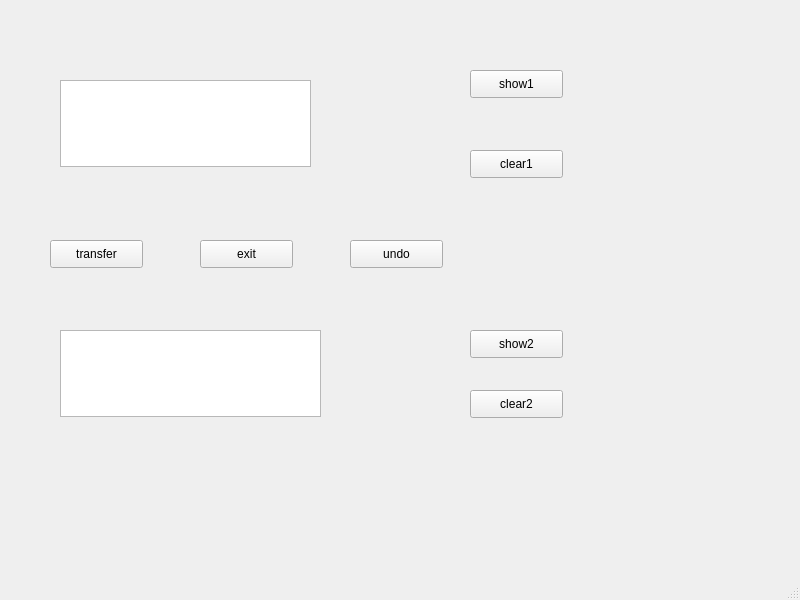
<?xml version="1.0" encoding="UTF-8"?>
<ui version="4.0">
 <class>MainWindow</class>
 <widget class="QMainWindow" name="MainWindow">
  <property name="geometry">
   <rect>
    <x>0</x>
    <y>0</y>
    <width>800</width>
    <height>600</height>
   </rect>
  </property>
  <property name="windowTitle">
   <string>MainWindow</string>
  </property>
  <widget class="QWidget" name="centralwidget">
   <widget class="QTextEdit" name="text1Edit">
    <property name="geometry">
     <rect>
      <x>60</x>
      <y>80</y>
      <width>251</width>
      <height>87</height>
     </rect>
    </property>
   </widget>
   <widget class="QTextEdit" name="text2Edit">
    <property name="geometry">
     <rect>
      <x>60</x>
      <y>330</y>
      <width>261</width>
      <height>87</height>
     </rect>
    </property>
   </widget>
   <widget class="QPushButton" name="transferButton">
    <property name="geometry">
     <rect>
      <x>50</x>
      <y>240</y>
      <width>93</width>
      <height>28</height>
     </rect>
    </property>
    <property name="text">
     <string>transfer</string>
    </property>
   </widget>
   <widget class="QPushButton" name="exitButton">
    <property name="geometry">
     <rect>
      <x>200</x>
      <y>240</y>
      <width>93</width>
      <height>28</height>
     </rect>
    </property>
    <property name="text">
     <string>exit</string>
    </property>
   </widget>
   <widget class="QPushButton" name="undoButton">
    <property name="geometry">
     <rect>
      <x>350</x>
      <y>240</y>
      <width>93</width>
      <height>28</height>
     </rect>
    </property>
    <property name="text">
     <string>undo</string>
    </property>
   </widget>
   <widget class="QPushButton" name="show1Button">
    <property name="geometry">
     <rect>
      <x>470</x>
      <y>70</y>
      <width>93</width>
      <height>28</height>
     </rect>
    </property>
    <property name="text">
     <string>show1</string>
    </property>
   </widget>
   <widget class="QPushButton" name="clear1Button">
    <property name="geometry">
     <rect>
      <x>470</x>
      <y>150</y>
      <width>93</width>
      <height>28</height>
     </rect>
    </property>
    <property name="text">
     <string>clear1</string>
    </property>
   </widget>
   <widget class="QPushButton" name="show2Button">
    <property name="geometry">
     <rect>
      <x>470</x>
      <y>330</y>
      <width>93</width>
      <height>28</height>
     </rect>
    </property>
    <property name="text">
     <string>show2</string>
    </property>
   </widget>
   <widget class="QPushButton" name="clear2Button">
    <property name="geometry">
     <rect>
      <x>470</x>
      <y>390</y>
      <width>93</width>
      <height>28</height>
     </rect>
    </property>
    <property name="text">
     <string>clear2</string>
    </property>
   </widget>
  </widget>
  <widget class="QStatusBar" name="statusbar"/>
 </widget>
 <resources/>
 <connections/>
</ui>
